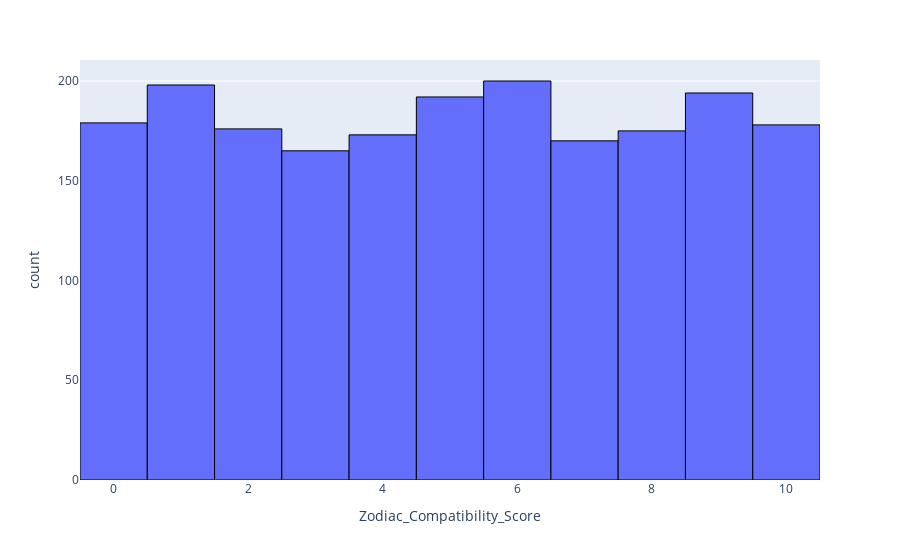

Here is the notebook cell this chart was saved with:
### Code cell
hist

### Figure 1 — Plotly figure (JSON) as saved in the notebook; plotly's stock layout.template omitted (floating-point values rounded to 4 significant figures; data arrays with more than 128 entries replaced by an {"elided": "..."} marker saying what was removed)
{"data": [{"alignmentgroup": "True", "bingroup": "x", "hovertemplate": "Zodiac_Compatibility_Score=%{x}<br>count=%{y}<extra></extra>", "legendgroup": "", "marker": {"color": "#636efa", "line": {"color": "black", "width": 1}, "pattern": {"shape": ""}}, "name": "", "offsetgroup": "", "orientation": "v", "showlegend": false, "type": "histogram", "x": {"elided": "2000 int values"}, "xaxis": "x", "yaxis": "y"}], "layout": {"barmode": "relative", "legend": {"tracegroupgap": 0}, "margin": {"t": 60}, "xaxis": {"anchor": "y", "domain": [0, 1], "title": {"text": "Zodiac_Compatibility_Score"}}, "yaxis": {"anchor": "x", "domain": [0, 1], "title": {"text": "count"}}}}
